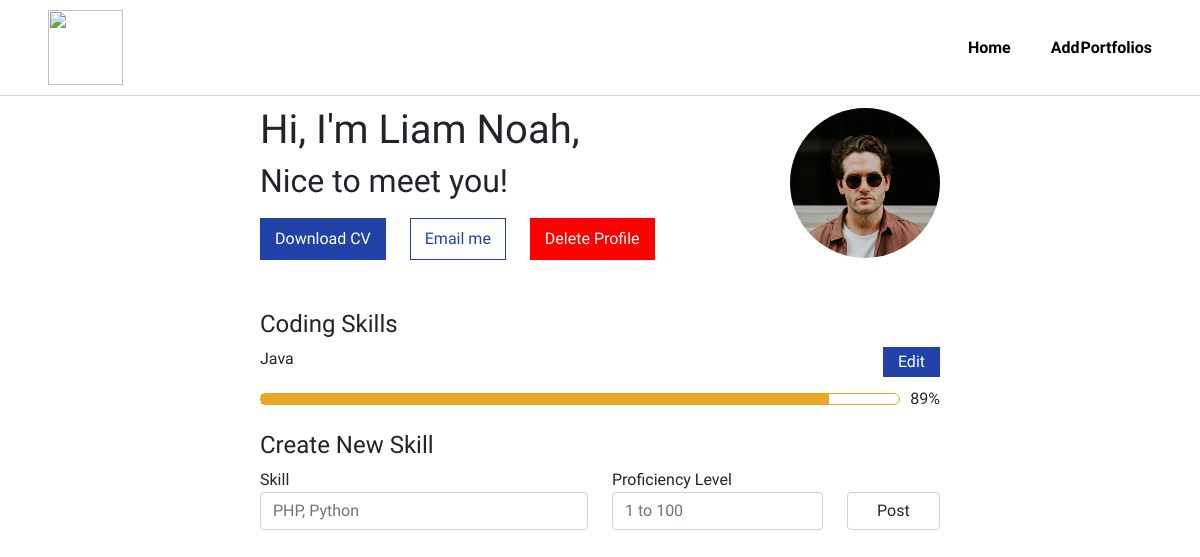
The app's page /post/14/ with its own data.
### profiles/models.py (models this page shows, shortened)
class Profile(models.Model):
    name = models.CharField(max_length=100)
    email = models.EmailField()
    cv = models.FileField(upload_to='cv/')
    photo = models.ImageField(upload_to='photo/')

class SkillSet(models.Model):
    profile = models.ForeignKey(Profile, on_delete=models.DO_NOTHING)
    skill_name = models.CharField(max_length=100)
    proficiency_level = models.IntegerField()

### profiles/views.py (the view)
# urls.py: path('post/<int:pk>/',ProfileDetailView.as_view(),name='post-detail'),
class ProfileDetailView(DetailView):
    model = Profile
    template_name = 'profiles/skillset_detail.html'
    def get_context_data(self, **kwargs):
        pk = self.kwargs['pk']
        profile =Profile.objects.get(pk = pk)
        form = SkillSetForm()
        context = super().get_context_data(**kwargs)
        context['profile'] = profile
        context['skills'] = SkillSet.objects.filter(profile = profile)
        context['form'] = form
        return context

### profiles/forms.py
class SkillSetForm(forms.ModelForm):
    def __init__(self, *args, **kwargs):
        super(SkillSetForm, self).__init__(*args,**kwargs)
        for name in self.fields.keys():
            self.fields[name].widget.attrs.update({
                'class':'form-control'
            })
        self.fields['skill_name'].widget.attrs['placeholder'] = 'Php, Python, etc'
        self.fields['proficiency_level'].widget.attrs['placeholder'] = '1 to 100'
        self.fields['proficiency_level'].widget.attrs['max'] = '100'
        self.fields['proficiency_level'].widget.attrs['max'] = '1'
    class Meta:
        model = SkillSet
        exclude = ('profile',)

### profiles/templates/profiles/skillset_detail.html (shortened to what this page needs)
{% extends "base.html" %}
{% block content %}
<div class="container detail mb-4">
    <div class="detail-body">
        <div class="body-header">
            <div class="profile-div">
                <div class="profile-details">
                    <span class="h1">Hi, I'm {{profile.name}},</span>
                    <span class="h2">Nice to meet you!</span>
                </div>
                <div class="profile-contact">
                    <a href="{{profile.cv.url}}" download mb-2><button class="profile-btn cv-btn">Download CV</button></a>
                    <a href="mailto:{{profile.email}}" mb-2><button class="profile-btn ctc-btn">Email me</button></a>
                    <a href="/{{profile.pk}}/delete/" mb-2><button class="profile-btn del-btn">Delete Profile</button></a>
                </div>
            </div>
            <div class="profile-img">
                <img src="{{profile.photo.url}}" alt="">
            </div>
        </div>
        <div class="profile-skills">
            <div class="h4">Coding Skills</div>
            {%for skill in skills%}
            <div class="profile-skill-div">
                <div class="skill-name">
                    <div class="h6">{{skill.skill_name}}</div>
                    <button type="button" data-toggle="modal" data-target="#edit-form-{{skill.id}}" class="edit-profile">
                        Edit
                    </button>
                </div>
                <div class="p-div">
                    <div class="p-level">
                        <div class="overlay" style="width:{{skill.proficiency_level}}%;"></div>
                    </div>
                    <div class="p-level-value">{{skill.proficiency_level}}%</div>
                </div>
            </div>
            {%endfor%}
        </div>
        <form class="create-skill" action="/post/create-skill/{{profile.id}}/" method="POST">
            <div class="h4">Create New Skill</div>
            <div class="form-row">
                <div class="form-row row">
                    <div class="form-group col-md-6">
                        <label for="inputSkill">Skill</label>
                        <input type="text" class="form-control" id="inputSkill" name="skill_name" placeholder="PHP, Python">
                    </div>
                    <div class="form-group col-md-4">
                        <label for="inputPl" >Proficiency Level</label>
                        <input type="number" class="form-control" id="inputPl" name="proficiency_level" min="1" max="100" placeholder="1 to 100">
                    </div>
                    <div class="form-group col-md-2">
                        <input type="submit" class="form-control" value="Post">
                    </div>
                </div>
            </div>
        </form>
    </div>
</div>
{% endblock content %}

### static/scss/main.css (style rules this page uses)
body { font-family: "Courier Prime", monospace; }
.detail { display: -webkit-box; display: -ms-flexbox; display: flex; -webkit-box-orient: vertical; -webkit-box-direction: normal; -ms-flex-direction: column; flex-direction: column; -webkit-box-pack: center; -ms-flex-pack: center; justify-content: center; -webkit-box-align: center; -ms-flex-align: center; align-items: center; }
.detail-body { width: 680px; }
.body-header { display: -webkit-box; display: -ms-flexbox; display: flex; -webkit-box-align: center; -ms-flex-align: center; align-items: center; -webkit-box-pack: justify; -ms-flex-pack: justify; justify-content: space-between; margin-bottom: 50px; }
.profile-div .profile-details { display: -webkit-box; display: -ms-flexbox; display: flex; -webkit-box-orient: vertical; -webkit-box-direction: normal; -ms-flex-direction: column; flex-direction: column; font-family: "Courier Prime", monospace; margin-bottom: 10px; }
.profile-img { height: 150px; width: 150px; -o-object-fit: contain; object-fit: contain; }
.profile-img img { width: 100%; height: 100%; border-radius: 50%; }
.profile-contact .profile-btn { padding: 8px 14px; font-weight: 500; }
.profile-contact a { margin-right: 20px; }
.profile-contact .cv-btn { border: 1px solid #2342a8; background-color: #2342a8; color: white; }
.profile-contact .del-btn { border: 1px solid red; background-color: red; color: white; }
.profile-contact .ctc-btn { background: none; border: 1px solid #2342a8; color: #2342a8; }
.profile-skill-div { margin-bottom: 20px; }
.profile-skill-div .skill-name { display: -webkit-box; display: -ms-flexbox; display: flex; -webkit-box-pack: justify; -ms-flex-pack: justify; justify-content: space-between; -webkit-box-align: center; -ms-flex-align: center; align-items: center; margin-bottom: 10px; }
.profile-skill-div .edit-profile { background-color: #2342a8; border: 1px solid #2342a8; color: white; padding: 2px 14px; }
.p-div { display: -webkit-box; display: -ms-flexbox; display: flex; -webkit-box-align: center; -ms-flex-align: center; align-items: center; }
.p-level { width: 100%; height: 10px; border-radius: 10px; border: 1px solid #E9A724; margin-right: 10px; -webkit-box-sizing: content-box; box-sizing: content-box; }
.overlay { background-color: #E9A724; -webkit-box-sizing: content-box; box-sizing: content-box; height: 100%; }

### records on screen
Profile: name "Liam Noah", photo (picture)
SkillSet: skill_name "Java", proficiency_level "89"
